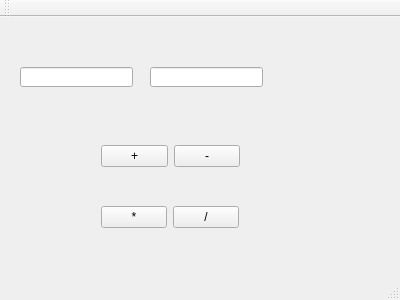
<?xml version="1.0" encoding="UTF-8"?>
<ui version="4.0">
 <class>MainWindow</class>
 <widget class="QMainWindow" name="MainWindow">
  <property name="geometry">
   <rect>
    <x>0</x>
    <y>0</y>
    <width>400</width>
    <height>300</height>
   </rect>
  </property>
  <property name="windowTitle">
   <string>MainWindow</string>
  </property>
  <widget class="QWidget" name="centralWidget">
   <widget class="QLineEdit" name="firstNum">
    <property name="geometry">
     <rect>
      <x>20</x>
      <y>50</y>
      <width>113</width>
      <height>20</height>
     </rect>
    </property>
   </widget>
   <widget class="QLineEdit" name="secondNum">
    <property name="geometry">
     <rect>
      <x>150</x>
      <y>50</y>
      <width>113</width>
      <height>20</height>
     </rect>
    </property>
   </widget>
   <widget class="QWidget" name="horizontalLayoutWidget_2">
    <property name="geometry">
     <rect>
      <x>90</x>
      <y>160</y>
      <width>160</width>
      <height>80</height>
     </rect>
    </property>
    <layout class="QHBoxLayout" name="horizontalLayout_3">
     <item>
      <widget class="QPushButton" name="btnMul">
       <property name="text">
        <string>*</string>
       </property>
      </widget>
     </item>
     <item>
      <widget class="QPushButton" name="btnDiv">
       <property name="text">
        <string>/</string>
       </property>
      </widget>
     </item>
    </layout>
   </widget>
   <widget class="QWidget" name="horizontalLayoutWidget">
    <property name="geometry">
     <rect>
      <x>90</x>
      <y>100</y>
      <width>161</width>
      <height>78</height>
     </rect>
    </property>
    <layout class="QHBoxLayout" name="horizontalLayout">
     <item>
      <widget class="QPushButton" name="btnSum">
       <property name="text">
        <string>+</string>
       </property>
      </widget>
     </item>
     <item>
      <widget class="QPushButton" name="btnDif">
       <property name="text">
        <string>-</string>
       </property>
      </widget>
     </item>
    </layout>
   </widget>
   <widget class="QLabel" name="resultNum">
    <property name="geometry">
     <rect>
      <x>300</x>
      <y>50</y>
      <width>47</width>
      <height>13</height>
     </rect>
    </property>
    <property name="text">
     <string/>
    </property>
   </widget>
  </widget>
  <widget class="QMenuBar" name="menuBar">
   <property name="geometry">
    <rect>
     <x>0</x>
     <y>0</y>
     <width>400</width>
     <height>22</height>
    </rect>
   </property>
  </widget>
  <widget class="QToolBar" name="mainToolBar">
   <attribute name="toolBarArea">
    <enum>TopToolBarArea</enum>
   </attribute>
   <attribute name="toolBarBreak">
    <bool>false</bool>
   </attribute>
  </widget>
  <widget class="QStatusBar" name="statusBar"/>
 </widget>
 <layoutdefault spacing="6" margin="11"/>
 <resources/>
 <connections/>
</ui>
